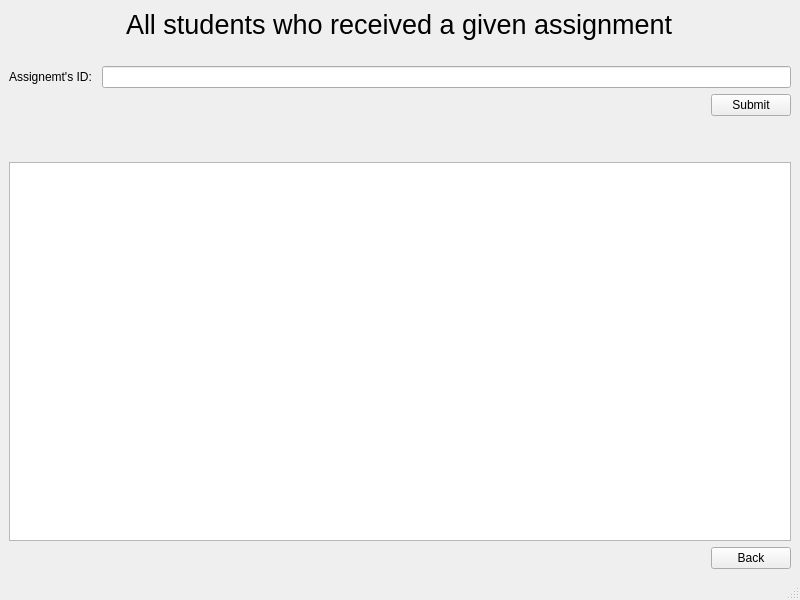
<?xml version="1.0" encoding="UTF-8"?>
<ui version="4.0">
 <class>MainWindow</class>
 <widget class="QMainWindow" name="MainWindow">
  <property name="geometry">
   <rect>
    <x>0</x>
    <y>0</y>
    <width>800</width>
    <height>600</height>
   </rect>
  </property>
  <property name="windowTitle">
   <string>MainWindow</string>
  </property>
  <widget class="QWidget" name="centralwidget">
   <layout class="QVBoxLayout" name="verticalLayout_3">
    <item>
     <layout class="QVBoxLayout" name="verticalLayout">
      <item alignment="Qt::AlignHCenter">
       <widget class="QLabel" name="label">
        <property name="font">
         <font>
          <pointsize>20</pointsize>
         </font>
        </property>
        <property name="text">
         <string>All students who received a given assignment</string>
        </property>
       </widget>
      </item>
      <item>
       <spacer name="verticalSpacer_3">
        <property name="orientation">
         <enum>Qt::Vertical</enum>
        </property>
        <property name="sizeType">
         <enum>QSizePolicy::Fixed</enum>
        </property>
        <property name="sizeHint" stdset="0">
         <size>
          <width>20</width>
          <height>20</height>
         </size>
        </property>
       </spacer>
      </item>
     </layout>
    </item>
    <item>
     <layout class="QFormLayout" name="formLayout_2">
      <item row="0" column="1">
       <widget class="QLineEdit" name="id_assignment"/>
      </item>
      <item row="0" column="0">
       <widget class="QLabel" name="label_5">
        <property name="text">
         <string>Assignemt's ID: </string>
        </property>
       </widget>
      </item>
     </layout>
    </item>
    <item>
     <layout class="QVBoxLayout" name="verticalLayout_7">
      <item alignment="Qt::AlignRight">
       <widget class="QPushButton" name="submit1">
        <property name="text">
         <string>Submit</string>
        </property>
       </widget>
      </item>
     </layout>
    </item>
    <item>
     <spacer name="verticalSpacer">
      <property name="orientation">
       <enum>Qt::Vertical</enum>
      </property>
      <property name="sizeType">
       <enum>QSizePolicy::Fixed</enum>
      </property>
      <property name="sizeHint" stdset="0">
       <size>
        <width>20</width>
        <height>20</height>
       </size>
      </property>
     </spacer>
    </item>
    <item>
     <layout class="QVBoxLayout" name="verticalLayout_2">
      <item>
       <widget class="QLabel" name="label_2">
        <property name="text">
         <string/>
        </property>
       </widget>
      </item>
      <item>
       <widget class="QListWidget" name="listWidget"/>
      </item>
     </layout>
    </item>
    <item>
     <layout class="QVBoxLayout" name="verticalLayout_6">
      <item alignment="Qt::AlignRight">
       <widget class="QPushButton" name="back">
        <property name="text">
         <string>Back</string>
        </property>
       </widget>
      </item>
     </layout>
    </item>
   </layout>
  </widget>
  <widget class="QMenuBar" name="menubar">
   <property name="geometry">
    <rect>
     <x>0</x>
     <y>0</y>
     <width>800</width>
     <height>22</height>
    </rect>
   </property>
  </widget>
  <widget class="QStatusBar" name="statusbar"/>
 </widget>
 <resources/>
 <connections/>
</ui>
